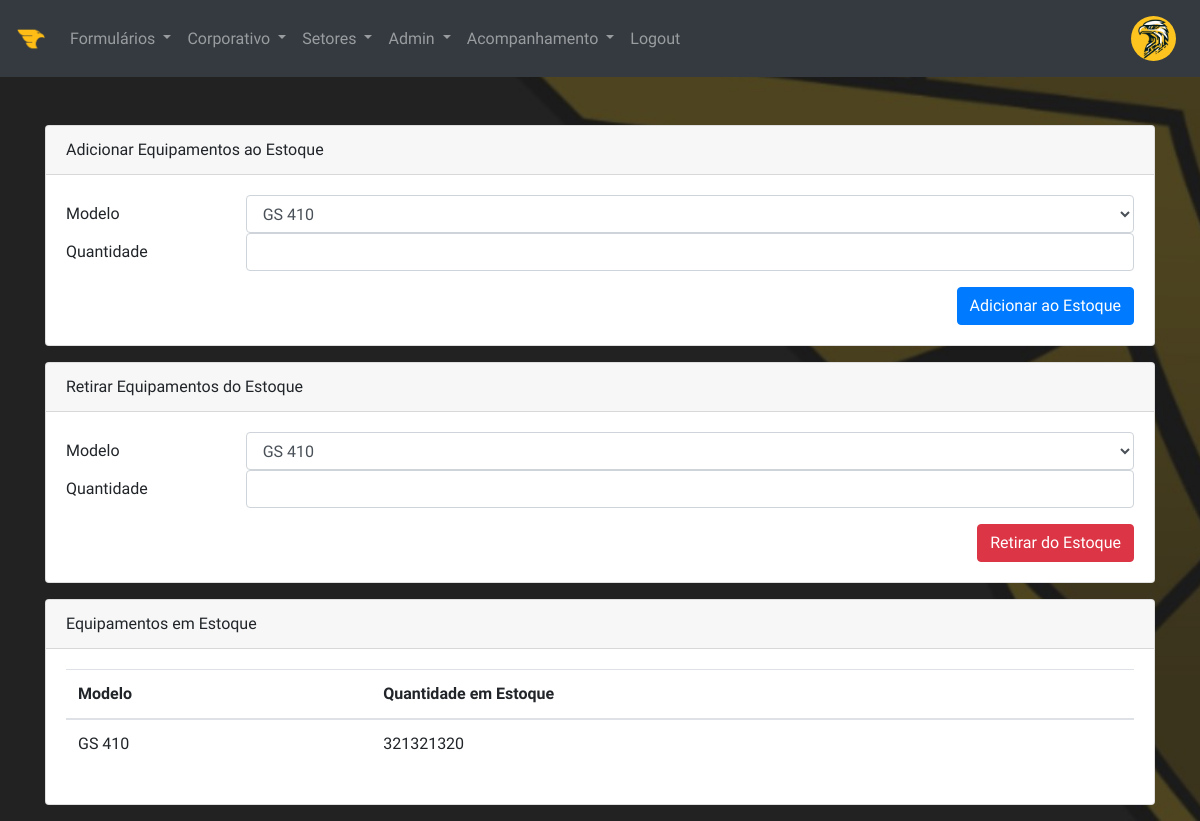
The app's page /stock (signed in), older data.
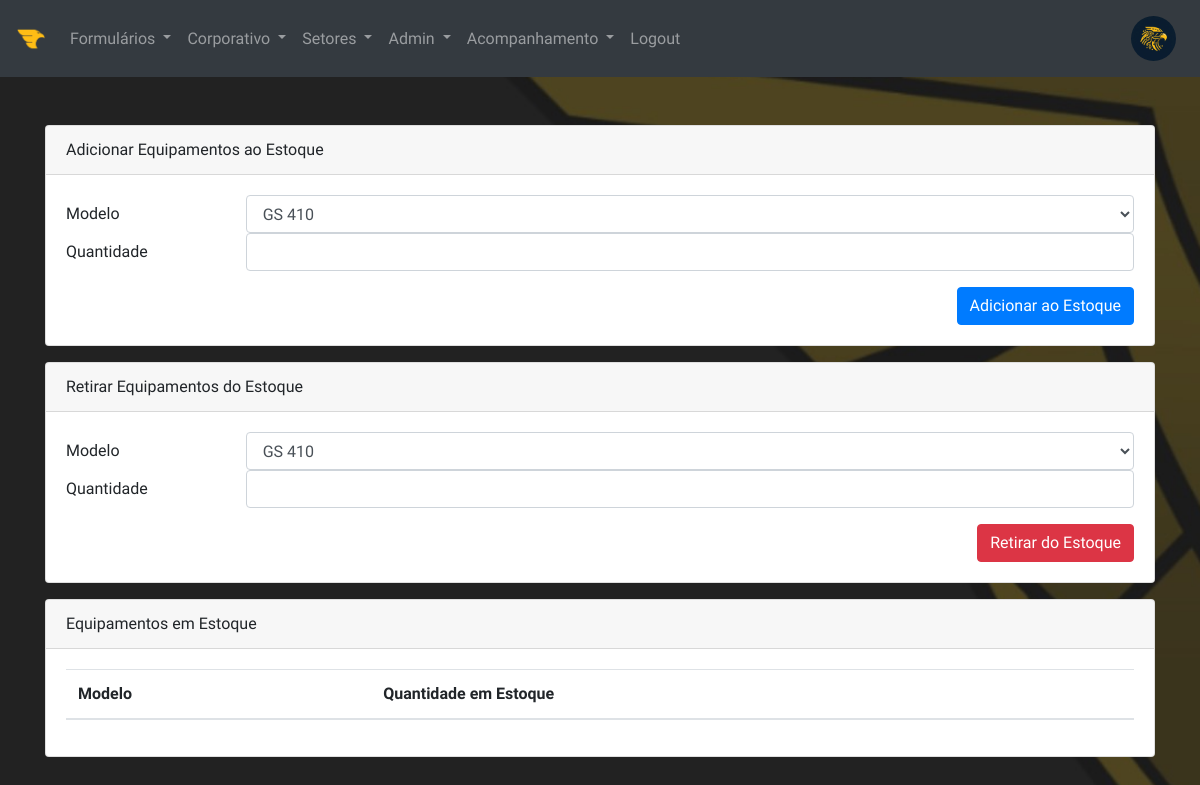
The same page, newer data.
### models.py (models this page shows, shortened)
class User(UserMixin, db.Model):
    __tablename__ = 'users'  # Nome da tabela no banco de dados
    id = db.Column(db.Integer, primary_key=True)  # ID do usuário
    username = db.Column(db.String(100), unique=True, nullable=False)  # Nome de usuário
    email = db.Column(db.String(100), unique=True, nullable=False)  # E-mail do usuário
    password_hash = db.Column(db.String(128), nullable=False)  # Hash da senha do usuário
    profile_picture = db.Column(db.String(100), default='logo-golden.png')  # Imagem de perfil do usuário
    additional_info = db.Column(db.Text)  # Informações adicionais sobre o usuário
    access_level = db.Column(db.String(20), default='User')  # Nível de acesso do usuário

class EquipmentStock(db.Model):
    id = db.Column(db.Integer, primary_key=True)  # ID do estoque de equipamentos
    model = db.Column(db.String(50))  # Modelo do equipamento
    quantity_in_stock = db.Column(db.Integer, default=0)  # Quantidade de equipamentos em estoque

### routes.py (the view)
@app.route('/stock', methods=['GET'])
@login_required  # Requer que o usuário esteja autenticado
@check_permissions(['Admin', 'Inteligência', 'CEO'])  # Verifica as permissões do usuário
def view_stock():
    form_entry = EquipmentStockForm(prefix="entry")
    form_withdrawal = EquipmentStockForm(prefix="withdrawal")
    equipment_stock = EquipmentStock.query.all()
    return render_template('stock_management.html',
                           form_entry=form_entry,
                           form_withdrawal=form_withdrawal,
                           equipment_stock=equipment_stock)

### forms.py
class EquipmentStockForm(FlaskForm):
    model = SelectField('Modelo', choices=[('GS 410', 'GS 410'), ('GS 4410', 'GS 4410'), ('GS 419', 'GS 419'), ('GS 33', 'GS 33'), ('GS 33 4G', 'GS 33 4G'),
                                           ('Tetis', 'Tetis'),('GS 480 (Antena)', 'GS 480 (Antena)'),('GS 489 (Antena)', 'GS 489 (Antena)'), ('Ayama (Antena)', 'Ayama (Antena)'), ('Tetis R', 'Tetis R'), ('GS Air', 'GS Air'), ('Lokies', 'Lokies'),
                                           ('Imobilizador GS340', 'Imobilizador GS340'),('Localizador GS310', 'Localizador GS310'),
                                           ('Localizador GS390', 'Localizador GS390'), ('Bodycam', 'Bodycam'), ('ESEYE', 'ESEYE'), ('1NCE', '1NCE'), ('Carregador + Cabo', 'Carregador + Cabo')], validators=[DataRequired()])
    quantity_in_stock = IntegerField('Quantidade', validators=[DataRequired()])

### app.py (called while the page is built)
@login_manager.user_loader
def load_user(user_id):
    return User.query.get(int(user_id))  # Retorna o usuário pelo ID

### templates/stock_management.html (shortened to what this page needs)
{% extends 'base.html' %}
{% block content %}
<div class="container mt-5">
    <div class="card my-3">
        <div class="card-header">Adicionar Equipamentos ao Estoque</div>
        <div class="card-body">
            <form action="{{ url_for('add_to_stock') }}" method="post">
                <div class="form-row">
                    {{ form_entry.model.label(class="col-sm-2 col-form-label") }}
                    <div class="col-sm-10">
                        {{ form_entry.model(class="form-control", id="entry-model") }}
                    </div>
                </div>
                <div class="form-row">
                    {{ form_entry.quantity_in_stock.label(class="col-sm-2 col-form-label") }}
                    <div class="col-sm-10">
                        {{ form_entry.quantity_in_stock(class="form-control", id="entry-quantity") }}
                    </div>
                </div>
                <div class="form-row">
                    <div class="col-sm-12 text-right">
                        <button type="submit" class="btn btn-primary mt-3">Adicionar ao Estoque</button>
                    </div>
                </div>
            </form>
        </div>
    </div>
    <div class="card my-3">
        <div class="card-header">Retirar Equipamentos do Estoque</div>
        <div class="card-body">
            <form action="{{ url_for('withdraw_from_stock') }}" method="post">
                <div class="form-row">
                    {{ form_withdrawal.model.label(class="col-sm-2 col-form-label") }}
                    <div class="col-sm-10">
                        {{ form_withdrawal.model(class="form-control", id="withdrawal-model") }}
                    </div>
                </div>
                <div class="form-row">
                    {{ form_withdrawal.quantity_in_stock.label(class="col-sm-2 col-form-label") }}
                    <div class="col-sm-10">
                        {{ form_withdrawal.quantity_in_stock(class="form-control", id="withdrawal-quantity") }}
                    </div>
                </div>
                <div class="form-row">
                    <div class="col-sm-12 text-right">
                        <button type="submit" class="btn btn-danger mt-3">Retirar do Estoque</button>
                    </div>
                </div>
            </form>
        </div>
    </div>
    <div class="card my-3">
        <div class="card-header">Equipamentos em Estoque</div>
        <div class="card-body">
            <table class="table">
                <thead>
                    <tr>
                        <th>Modelo</th>
                        <th>Quantidade em Estoque</th>
                    </tr>
                </thead>
                <tbody>
                    {% for equipment in equipment_stock %}
                    <tr>
                        <td>{{ equipment.model }}</td>
                        <td>{{ equipment.quantity_in_stock }}</td>
                    </tr>
                    {% endfor %}
                </tbody>
            </table>
        </div>
    </div>
</div>
{% endblock %}

### templates/base.html (shortened to what this page needs)
<!DOCTYPE html>
<html lang="en">
<head>
    <link rel="stylesheet" href="https://stackpath.bootstrapcdn.com/bootstrap/4.5.2/css/bootstrap.min.css">
    <link rel="stylesheet" href="https://cdnjs.cloudflare.com/ajax/libs/font-awesome/5.15.1/css/all.min.css">
    <link rel="stylesheet" href="https://cdnjs.cloudflare.com/ajax/libs/animate.css/4.1.1/animate.min.css"/>
    <link rel="stylesheet" href="{{ url_for('static', filename='css/style.css') }}">
</head>
<body>
    <nav class="navbar navbar-expand-lg navbar-dark bg-dark">
        <a class="navbar-brand" href="{{ url_for('index') }}">
            <img src="{{ url_for('static', filename='img/logo-int.png') }}" alt="InteGS" height="30">
        </a>
        <div class="collapse navbar-collapse" id="navbarNav">
            <ul class="navbar-nav mr-auto">
                {% if current_user.is_authenticated %}
                {% if current_user.access_level in ['Admin', 'Manutenção', 'Comercial', 'Inteligência', 'Expedição'] %}
                <li class="nav-item dropdown">
                    <a class="nav-link dropdown-toggle" href="#" id="formsDropdown" role="button" data-toggle="dropdown" aria-haspopup="true" aria-expanded="false">
                        Formulários
                    </a>
                </li>
                {% endif %}
                {% if current_user.access_level in ['Admin', 'Diretoria', 'CEO', 'Inteligência'] %}
                <li class="nav-item dropdown">
                    <a class="nav-link dropdown-toggle" href="#" id="corporateDropdown" role="button" data-toggle="dropdown" aria-haspopup="true" aria-expanded="false">
                        Corporativo
                    </a>
                </li>
                {% endif %}
                {% if current_user.access_level in ['Admin', 'Manutenção', 'Comercial', 'Inteligência', 'CEO', 'Diretoria', 'Expedição', 'Configuração'] %}
                <li class="nav-item dropdown">
                    <a class="nav-link dropdown-toggle" href="#" id="sectorsDropdown" role="button" data-toggle="dropdown" aria-haspopup="true" aria-expanded="false">
                        Setores
                    </a>
                </li>
                {% endif %}
                {% if current_user.access_level in ['Admin','Inteligência', 'CEO', 'Diretoria'] %}
                <li class="nav-item dropdown">
                    <a class="nav-link dropdown-toggle" href="#" id="sectorsDropdown" role="button" data-toggle="dropdown" aria-haspopup="true" aria-expanded="false">
                        Admin
                    </a>
                </li>
                {% endif %}
                {% if current_user.access_level in ['Acompanhamento', 'Admin', 'Inteligência', 'Supervisor', 'CEO', 'Diretoria', 'Financeiro'] %}
                <li class="nav-item dropdown">
                    <a class="nav-link dropdown-toggle" href="#" id="sectorsDropdown" role="button" data-toggle="dropdown" aria-haspopup="true" aria-expanded="false">
                        Acompanhamento
                    </a>
                </li>
                {% endif %}
                <li class="nav-item">
                    <a class="nav-link" href="{{ url_for('logout') }}">Logout</a>
                </li>
                {% endif %}
            </ul>
            <ul class="navbar-nav">
                <li class="nav-item">
                    {% if current_user.is_authenticated %}
                    <a class="nav-link" href="{{ url_for('profile') }}">
                        <img src="{{ url_for('static', filename='img/' + current_user.profile_picture) }}" class="rounded-circle profile-icon" style="width: 45px; height: 45px;" alt="Foto do perfil">
                    </a>
                    {% endif %}
                </li>
            </ul>
        </div>
    </nav>
    {% block content %}{% endblock %}
</body>
</html>

Row changes from the older to the newer data that the page shows:
removed EquipmentStock: model "GS 410", quantity_in_stock "321321320"
changed User: profile_picture: a different picture
